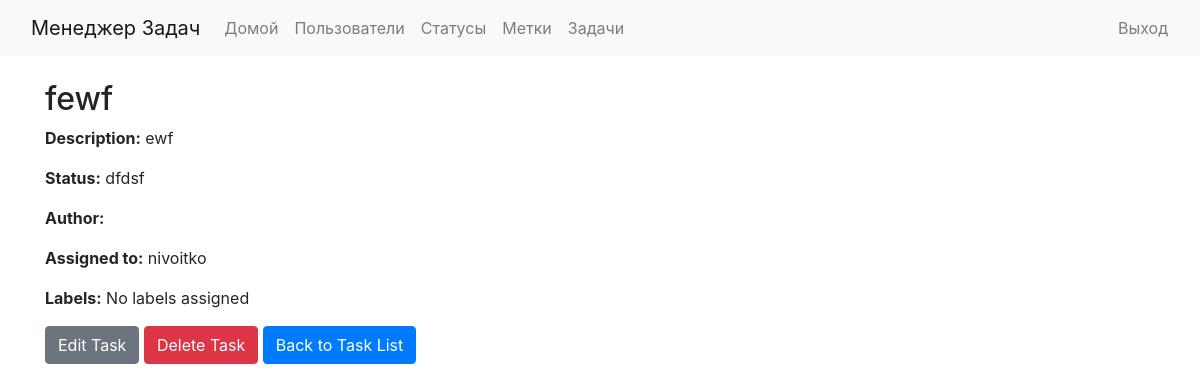
/tasks/1/ (signed in), run on an earlier commit of the app's database.
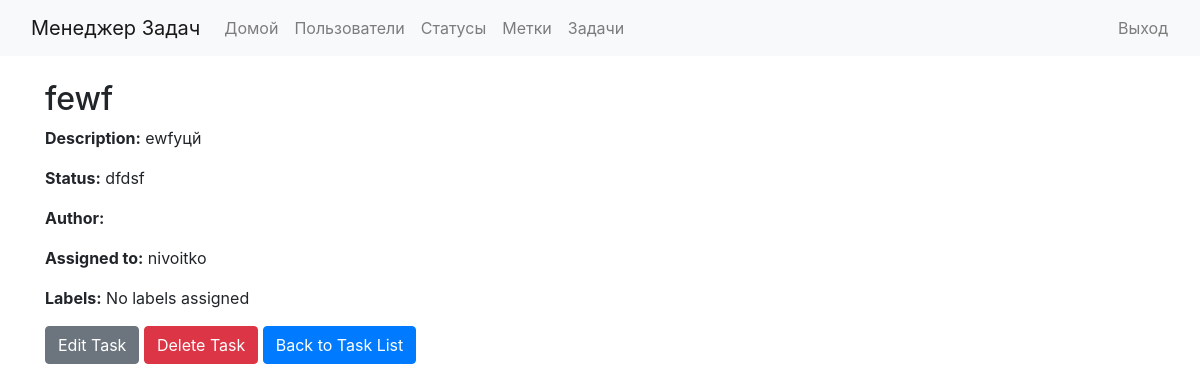
And on a later commit of the database.
### tasks/models.py (models this page shows, shortened)
class Task(models.Model):
    name = models.CharField(max_length=255)
    description = models.TextField()
    status = models.ForeignKey('statuses.Status', on_delete=models.PROTECT)
    assigned_to = models.ForeignKey(User, on_delete=models.PROTECT, null=True, blank=True)
    labels = models.ManyToManyField('labels.Label', related_name='tasks_with_labels', blank=True)
    author = models.ForeignKey(User, on_delete=models.CASCADE, related_name='tasks_created', null=True)

### statuses/models.py (models this page shows, shortened)
class Status(models.Model):
    name = models.CharField(max_length=100, unique=True)

### tasks/views.py (the view)
# urls.py: path('<int:pk>/', TaskDetailView.as_view(), name='task-detail'),
class TaskDetailView(LoginRequiredMixin, DetailView):
    model = Task
    template_name = 'tasks/task_detail.html'

### tasks/templates/tasks/task_detail.html
{% extends 'base.html' %}
{% block content %}
    <h2>{{ task.name }}</h2>
    <p><strong>Description:</strong> {{ task.description }}</p>
    <p><strong>Status:</strong> {{ task.status.name }}</p>
    <p><strong>Author:</strong> {{ task.author.username }}</p>
    <p><strong>Assigned to:</strong>
        {% if task.assigned_to %}
            {{ task.assigned_to.username }}
        {% else %}
            None
        {% endif %}
    </p>
    <p><strong>Labels:</strong>
        {% for label in task.labels.all %}
            {{ label.name }}{% if not forloop.last %}, {% endif %}
        {% empty %}
            No labels assigned
        {% endfor %}
    </p>
    <a href="{% url 'task-update' task.pk %}" class="btn btn-secondary">Edit Task</a>
    <a href="{% url 'task-delete' task.pk %}" class="btn btn-danger">Delete Task</a>
    <a href="{% url 'task-list' %}" class="btn btn-primary">Back to Task List</a>
{% endblock %}

### project_manager/templates/base.html (shortened to what this page needs)
<!doctype html>
<html lang="en">
<head>
    <link href="https://stackpath.bootstrapcdn.com/bootstrap/4.5.2/css/bootstrap.min.css" rel="stylesheet">
</head>
<body>
    <nav class="navbar navbar-expand-lg navbar-light bg-light">
        <div class="container-fluid">
            <a class="navbar-brand" href="{% url 'home' %}">Менеджер Задач</a>
            <div class="collapse navbar-collapse" id="navbarNav">
                <ul class="navbar-nav me-auto mb-2 mb-lg-0">
                    <li class="nav-item">
                        <a class="nav-link" href="{% url 'home' %}">Домой</a>
                    </li>
                    <li class="nav-item">
                        <a class="nav-link" href="{% url 'user-list' %}">Пользователи</a>
                    </li>
                    {% if user.is_authenticated %}
                        <li class="nav-item">
                            <a class="nav-link" href="{% url 'status-list' %}">Статусы</a>
                        </li>
                        <li class="nav-item">
                            <a class="nav-link" href="{% url 'label-list' %}">Метки</a>
                        </li>
                        <li class="nav-item">
                            <a class="nav-link" href="{% url 'task-list' %}">Задачи</a>
                        </li>
                    {% endif %}
                </ul>
                <ul class="navbar-nav ml-auto">
                    {% if user.is_authenticated %}
                        <li class="nav-item">
                            <form action="{% url 'logout' %}" method="POST" class="form-inline">
                                <button type="submit" class="btn btn-link nav-link" style="padding: 0;">Выход</button>
                            </form>
                        </li>
                    {% endif %}
                </ul>
            </div>
        </div>
    </nav>
    <main class="container mt-4">
        {% block content %}{% endblock %}
    </main>
</body>
</html>

What changed in the data, as far as the page shows it:
changed Task "fewf": description "ewf" → "ewfуцй"
